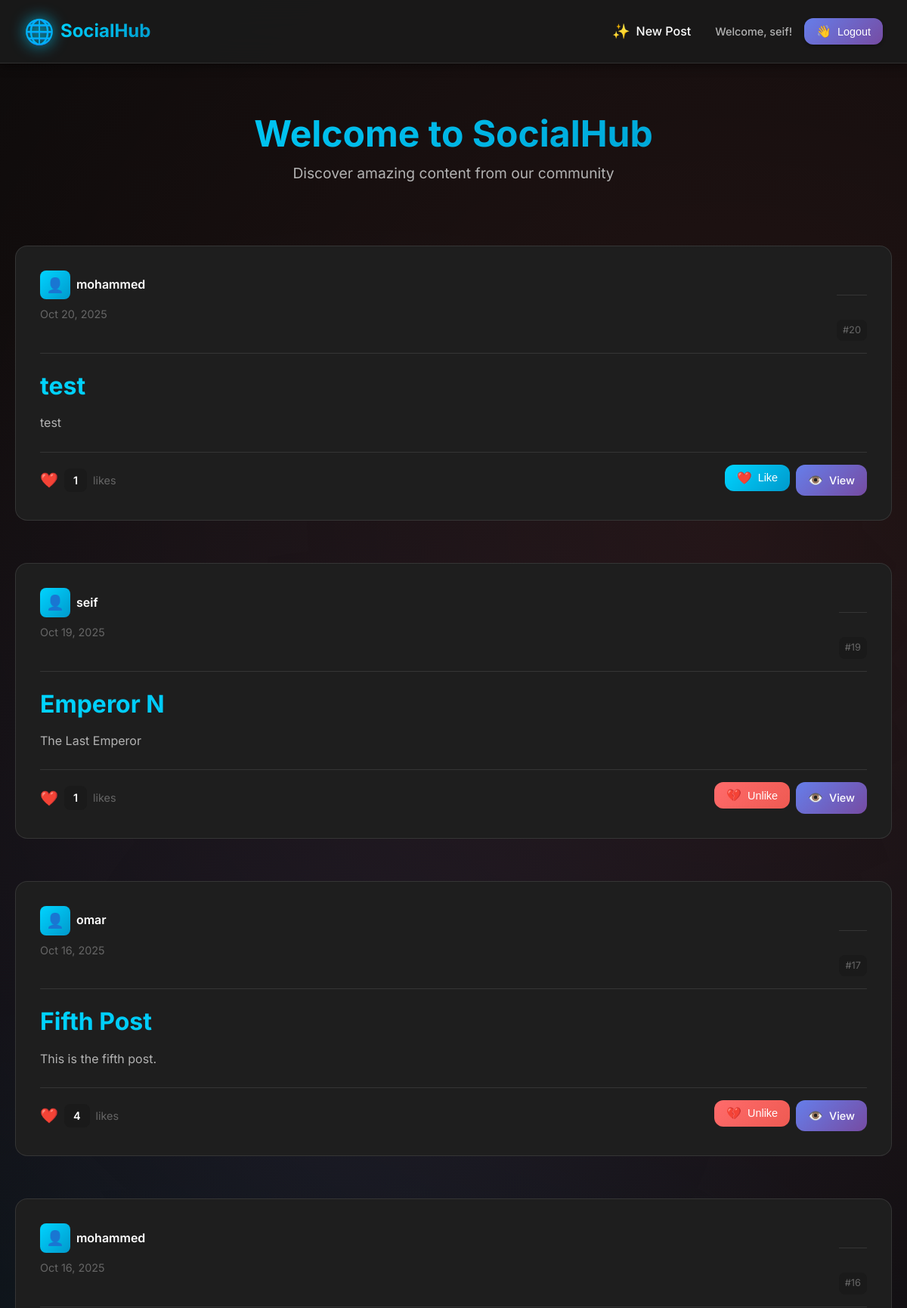
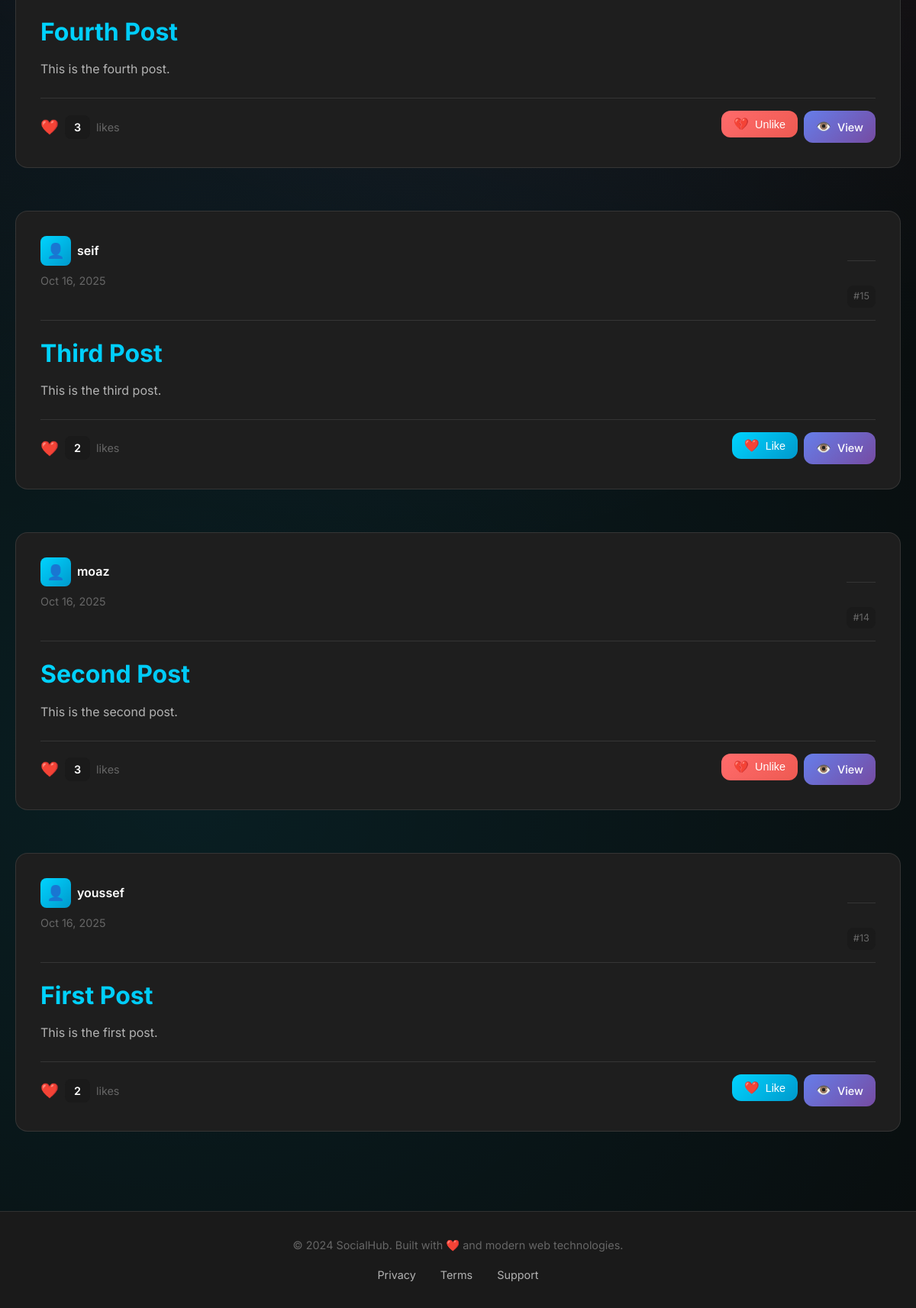
/ (signed in), run on the app's committed database (2 pictures, top to bottom).
### posts/models.py (models this page shows, shortened)
class Post(models.Model):
    title = models.CharField(max_length=75)
    body = models.TextField()
    date = models.DateTimeField(auto_now_add=True)
    banner = models.ImageField(blank=True)
    author = models.ForeignKey(User, on_delete=models.CASCADE, default=None)
    likes = models.ManyToManyField(User, related_name='liked_posts', blank=True)
    def total_likes(self):
        return self.likes.count()

### posts/views.py (the view)
# urls.py: path('', views.posts_list, name="list"),
def posts_list(request):
    posts = Post.objects.all().order_by('-date')
    return render(request, 'posts/posts_list.html', {'posts': posts})

### posts/templates/posts/posts_list.html (shortened to what this page needs)
{% extends 'layout.html' %}
{% block content %}
    <div class="page-header">
        <h1>Welcome to SocialHub</h1>
        <p class="page-subtitle">Discover amazing content from our community</p>
    </div>
    <section id="posts_section" class="posts-container">
        {% if posts %}
            {% for post in posts %}
                <article class="post" data-post-id="{{ post.id }}">
                    <div class="post-header">
                        <div class="post-meta">
                            <span class="post-author">
                                <span class="author-avatar">👤</span>
                                {{ post.author }}
                            </span>
                            <span class="post-date">{{ post.date|date:"M d, Y" }}</span>
                        </div>
                        <div class="post-actions">
                            <span class="post-id">#{{ post.id }}</span>
                        </div>
                    </div>
                    <div class="post-content">
                        <h2 class="post-title">
                            <a href="{% url 'posts:page' post.id %}">
                                {{ post.title }}
                            </a>
                        </h2>
                        <div class="post-body">
                            <p>{{ post.body|truncatewords:30 }}</p>
                        </div>
                    </div>
                    <div class="post-footer">
                        <div class="post-stats">
                            <div class="likes-container">
                                <span class="likes-icon">❤️</span>
                                <span class="likes-count">{{ post.total_likes }}</span>
                                <span class="likes-label">likes</span>
                            </div>
                        </div>
                        <div class="post-interactions">
                            {% if user.is_authenticated %}
                                <form action="{% url 'posts:like-post' post.id %}" method="POST" class="like-form">
                                    {% if user in post.likes.all %}
                                        <button type="submit" class="interaction-btn unlike-btn" title="Unlike this post">
                                            <span class="btn-icon">💔</span>
                                            <span class="btn-text">Unlike</span>
                                        </button>
                                    {% else %}
                                        <button type="submit" class="interaction-btn like-btn" title="Like this post">
                                            <span class="btn-icon">❤️</span>
                                            <span class="btn-text">Like</span>
                                        </button>
                                    {% endif %}
                                </form>
                                <a href="{% url 'posts:page' post.id %}" class="interaction-btn view-btn" title="View full post">
                                    <span class="btn-icon">👁️</span>
                                    <span class="btn-text">View</span>
                                </a>
                            {% else %}
                                <a href="{% url 'users:login' %}" class="interaction-btn login-prompt" title="Login to interact">
                                    <span class="btn-icon">🔐</span>
                                    <span class="btn-text">Login to interact</span>
                                </a>
                            {% endif %}
                        </div>
                    </div>
                </article>
            {% endfor %}
        {% endif %}
    </section>
{% endblock %}

### templates/layout.html (shortened to what this page needs)
<!DOCTYPE html>
{% load static %}
<html lang="en">
<head>
    <link rel="stylesheet" href="{% static 'css/style.css' %}">
</head>
<body>
    <nav>
        <div class="nav-brand">
            <a href="/" class="brand-link">
                <span class="brand-icon">🌐</span>
                <span class="brand-text">SocialHub</span>
            </a>
        </div>
        <div class="nav-links">
            {% if user.is_authenticated %}
                <a href="{% url 'posts:new-post' %}" class="nav-link">
                    <span class="nav-icon">✨</span>
                    <span class="nav-text">New Post</span>
                </a>
                <div class="user-menu">
                    <span class="user-greeting">Welcome, {{ user.username }}!</span>
                    <form class="logout" action="{% url 'users:logout' %}" method="post">
                        <button class="logout-button" aria-label="User Logout" title="User Logout">
                            <span class="logout-icon">👋</span>
                            <span class="logout-text">Logout</span>
                        </button>
                    </form>
                </div>
            {% endif %}
        </div>
    </nav>
    <main>
        {% block content %}
        {% endblock %}
    </main>
    <footer class="site-footer">
        <div class="footer-content">
            <p>&copy; 2024 SocialHub. Built with ❤️ and modern web technologies.</p>
            <div class="footer-links">
                <a href="#" class="footer-link">Privacy</a>
                <a href="#" class="footer-link">Terms</a>
                <a href="#" class="footer-link">Support</a>
            </div>
        </div>
    </footer>
</body>
</html>

### data on the page
Post: author "mohammed", date "Oct 20, 2025", id "20", title "test", body "test", total_likes "1", shows "Like"
Post: author "seif", date "Oct 19, 2025", id "19", title "Emperor N", body "The Last Emperor", total_likes "1", shows "Unlike"
Post: author "omar", date "Oct 16, 2025", id "17", title "Fifth Post", body "This is the fifth post.", total_likes "4", shows "Unlike"
Post: author "mohammed", date "Oct 16, 2025", id "16", title "Fourth Post", body "This is the fourth post.", total_likes "3", shows "Unlike"
Post: author "seif", date "Oct 16, 2025", id "15", title "Third Post", body "This is the third post.", total_likes "2", shows "Like"
Post: author "moaz", date "Oct 16, 2025", id "14", title "Second Post", body "This is the second post.", total_likes "3", shows "Unlike"
Post: author "youssef", date "Oct 16, 2025", id "13", title "First Post", body "This is the first post.", total_likes "2", shows "Like"

### other printed values
{{ user.username }} "seif"
